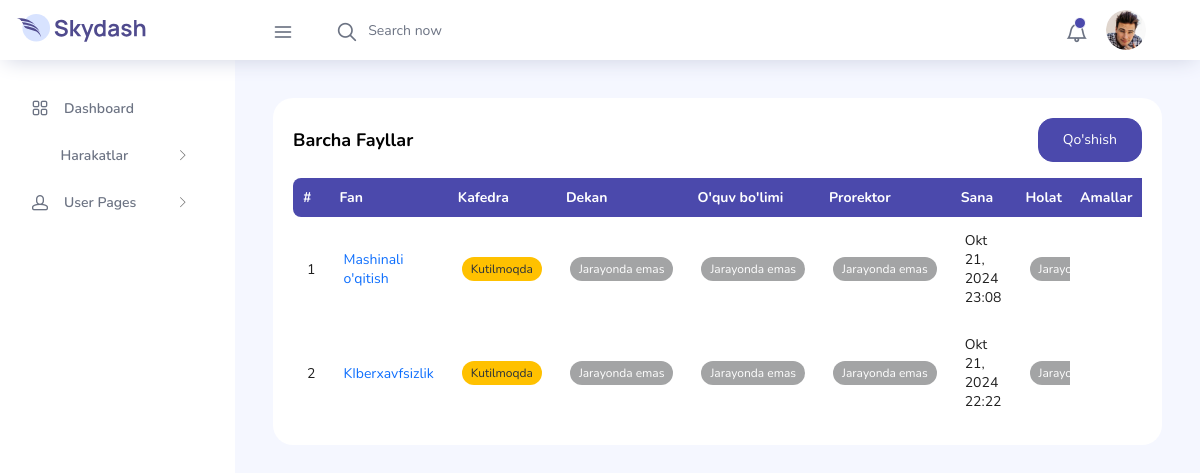
The app's page /document/list/ (signed in), older data.
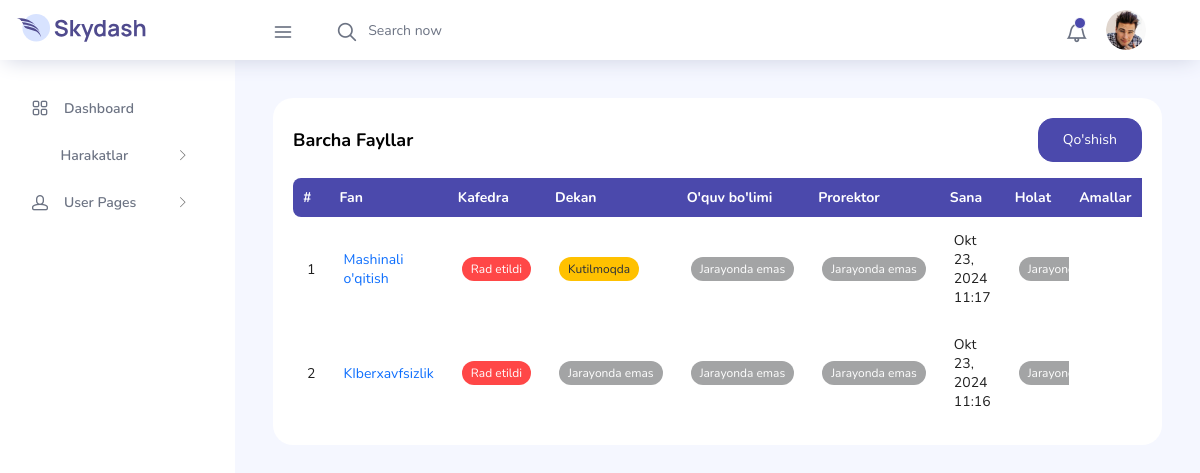
The same page, newer data.
### user/models.py (models this page shows, shortened)
class Document(models.Model):
    STATUS_CHOICES = (
        (WAITING, WAITING),
        (CANCELLED, CANCELLED),
        (ACCEPTED, ACCEPTED),
        (NO_PROCESS, NO_PROCESS),
    )
    subject = models.ForeignKey(Subject, on_delete=models.CASCADE, verbose_name="Subject")
    user = models.ForeignKey(User, on_delete=models.CASCADE, verbose_name="User")
    sillabus_file = models.FileField(upload_to='document/sillabus/')
    department_head_sign = models.CharField(max_length=30, choices=STATUS_CHOICES, default=NO_PROCESS)
    dean_sign = models.CharField(max_length=30, choices=STATUS_CHOICES, default=NO_PROCESS)
    study_head_sign = models.CharField(max_length=30, choices=STATUS_CHOICES, default=NO_PROCESS)
    study_prorector_sign = models.CharField(max_length=30, choices=STATUS_CHOICES, default=NO_PROCESS)
    overall = models.CharField(max_length=30, choices=STATUS_CHOICES, default=NO_PROCESS)
    document_comment = models.TextField(blank=True, null=True)
    status = models.BooleanField(default=False)
    created_at = models.DateTimeField(auto_now_add=True)
    updated_at = models.DateTimeField(auto_now=True)
    class Meta:
        verbose_name = 'Document'
        verbose_name_plural = 'Documents'
        ordering = ['-updated_at']

class Subject(models.Model):
    field = models.ForeignKey(Field, on_delete=models.CASCADE, verbose_name="Field")
    faculty = models.ForeignKey(Faculty, on_delete=models.CASCADE, verbose_name="Faculty")
    name = models.CharField(max_length=255)
    sample_file = models.FileField(upload_to='subject/file/')
    status = models.PositiveIntegerField()
    created_at = models.DateTimeField(auto_now_add=True)
    updated_at = models.DateTimeField(auto_now=True)
    def __str__(self):
        return self.name
    class Meta:
        verbose_name = 'Subject'
        verbose_name_plural = 'Subjects'

### main/views.py (the view)
# urls.py: path('document/list/', views.DocumentListView.as_view(), name='document_list'),
class DocumentListView(TeacherMixin, View):
    def get(self, request):
        documents = Document.objects.filter(user=request.user)
        context = {
            'title': 'Barcha fayllar',
            'documents': documents,
        }
        return render(request, 'main/document_list.html', context)

### main/templatetags/custom_tags.py (called while the page is built)
@register.filter
def filename(value):
    if value:
        file_name = os.path.basename(value.name)
        return file_name if (len(file_name) < 40) else f"{file_name[:20]}...{file_name[-10:]}"
    return ''

### shared/mixins.py (called while the page is built)
    def dispatch(self, request, *args, **kwargs):
        if not request.user.is_authenticated:
            return HttpResponseRedirect(reverse('user:login'))
        if self.role and request.user.role != self.role:
            return HttpResponseRedirect(reverse(self.redirect_url))
        if self.roles and request.user.role not in self.roles:
            return HttpResponseRedirect(reverse(self.redirect_url))
        return super().dispatch(request, *args, **kwargs)

### main/templates/main/document_list.html
{% extends 'base.html' %}
{% load static %}
{% block content %}
    <div class="content-wrapper">
        <div class="row">
            <div class="col-md-12 grid-margin stretch-card">
                <div class="card">
                    <div class="card-body">
                        <div class="col d-flex justify-content-between align-items-center mb-3">
                            <p class="col-6 card-title mb-0">Barcha fayllar</p>
                            <a href="{% url 'main:document_create' %}" class="btn btn-primary">Qo'shish</a>
                        </div>
                        <div class="row">
                            <div class="col-12">
                                <div class="table-responsive">
                                    {% include 'main/components/files_table.html' %}
                                </div>
                            </div>
                        </div>
                    </div>
                </div>
            </div>
        </div>
    </div>
{% endblock %}

### main/templates/main/components/files_table.html (shortened to what the changed rows need)
{% load custom_tags %}
<table id="example" class="display expandable-table" style="width:100%">
    <thead>
    <tr>
        <th>#</th>
        <th>Fan</th>
        <th>Kafedra</th>
        <th>Dekan</th>
        <th>O'quv bo'limi</th>
        <th>Prorektor</th>
        <th>Sana</th>
        <th>Holat</th>
        <th>Status</th>
        <th class="sticky-column">Amallar</th>
    </tr>
    </thead>
    <tbody>
    {% for document in documents %}
        <tr>
            <td>{{ forloop.counter }}</td>
            <td><a href="{% url 'main:document_detail' document.pk %}">{{ document.subject.name }}</a></td>
            <td>
                {% if document.department_head_sign == 'waiting' %}
                    <span class="badge bg-warning text-dark">Kutilmoqda</span>
                {% elif document.department_head_sign == 'cancelled' %}
                    <span class="badge bg-danger">Rad etildi</span>
                {% elif document.department_head_sign == 'accepted' %}
                    <span class="badge bg-success">Qabul qilindi</span>
                {% elif document.department_head_sign == 'no process' %}
                    <span class="badge bg-secondary">Jarayonda emas</span>
                {% endif %}
            </td>
            <td>
                {% if document.dean_sign == 'waiting' %}
                    <span class="badge bg-warning text-dark">Kutilmoqda</span>
                {% elif document.dean_sign == 'cancelled' %}
                    <span class="badge bg-danger">Rad etildi</span>
                {% elif document.dean_sign == 'accepted' %}
                    <span class="badge bg-success">Qabul qilindi</span>
                {% elif document.dean_sign == 'no process' %}
                    <span class="badge bg-secondary">Jarayonda emas</span>
                {% endif %}
            </td>
            <td>
                {% if document.study_head_sign == 'waiting' %}
                    <span class="badge bg-warning text-dark">Kutilmoqda</span>
                {% elif document.study_head_sign == 'cancelled' %}
                    <span class="badge bg-danger">Rad etildi</span>
                {% elif document.study_head_sign == 'accepted' %}
                    <span class="badge bg-success">Qabul qilindi</span>
                {% elif document.study_head_sign == 'no process' %}
                    <span class="badge bg-secondary">Jarayonda emas</span>
                {% endif %}
            </td>
            <td>
                {% if document.study_prorector_sign == 'waiting' %}
                    <span class="badge bg-warning text-dark">Kutilmoqda</span>
                {% elif document.study_prorector_sign == 'cancelled' %}
                    <span class="badge bg-danger">Rad etildi</span>
                {% elif document.study_prorector_sign == 'accepted' %}
                    <span class="badge bg-success">Qabul qilindi</span>
                {% elif document.study_prorector_sign == 'no process' %}
                    <span class="badge bg-secondary">Jarayonda emas</span>
                {% endif %}
            </td>
            <td>{{ document.updated_at|date:"M d, Y" }} {{ document.updated_at|time:"H:i" }}</td>
            <td>
                {% if document.overall == 'accepted' %}
                    <span class="badge bg-success">Qabul qilindi</span>
                {% elif document.overall == 'cancelled' %}
                    <span class="badge bg-danger">Rad etildi</span>
                {% elif document.overall == 'no process' %}
                    <span class="badge bg-secondary">Jarayonda emas</span>
                {% else %}
                    <span class="badge bg-warning text-dark">Jarayonda</span>
                {% endif %}
            </td>
            <td>
            </td>
            <td class="sticky-column">
                <a href="{% url 'main:document_detail' document.pk %}">
                    <i class="fa fa-eye"></i>
                </a>
                {% if not document.overall == 'accepted' %}
                    <a href="{% url 'main:document_update' document.pk %}">
                        <i class="fa fa-edit text-warning"></i>
                    </a>
                    <a data-bs-toggle="modal" data-bs-target="#document-{{ document.pk }}">
                        <i class="fa fa-trash text-danger"></i>
                    </a>
                {% endif %}
            </td>
        </tr>
    {% endfor %}
    </tbody>
</table>

Row changes from the older to the newer data that the page shows:
changed Document "Mashinali o'qitish": updated_at "Okt 21, 2024" → "Okt 23, 2024"; updated_at "23:08" → "11:17"; department_head_sign "Kutilmoqda" → "Rad etildi"; dean_sign "Jarayonda emas" → "Kutilmoqda"
changed Document "KIberxavfsizlik": updated_at "Okt 21, 2024" → "Okt 23, 2024"; updated_at "22:22" → "11:16"; department_head_sign "Kutilmoqda" → "Rad etildi"
